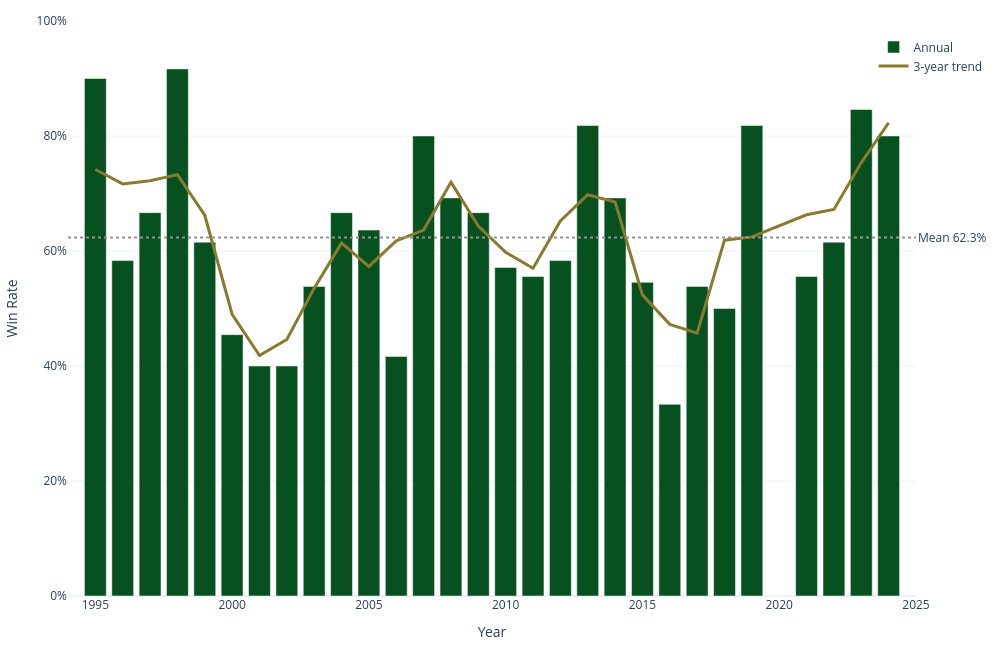

Source (notebook cell):
### Code cell
yr = df_sa.groupby('year').win.agg(rate='mean', n='count')
yr['trend'] = yr.rate.rolling(3, center=True, min_periods=1).mean()
mean_wr = df_sa.win.mean()

fig = go.Figure()

# Bar chart
fig.add_trace(go.Bar(
    x=yr.index,
    y=yr.rate,
    marker=dict(color=PRIMARY),
    name='Annual',
    hovertemplate='Win rate: %{y:.1%}<extra></extra>',
    showlegend=True
))

# Line: 3-year trend
fig.add_trace(go.Scatter(
    x=yr.index,
    y=yr['trend'],
    mode='lines',
    name='3-year trend',
    line=dict(color=SECONDARY, width=3),
    hovertemplate='Trend: %{y:.1%}<extra></extra>'
))

# Mean line
fig.add_hline(
    y=mean_wr,
    line_dash='dot',
    line_color=GREY,
    annotation_text=f'Mean {mean_wr:.1%}',
    annotation_position='right'
)

fig.update_layout(
    xaxis_title='Year',
    yaxis_title='Win Rate',
    template='plotly_white',
    width=PLOT_WIDTH,
    height=PLOT_HEIGHT,
    yaxis=dict(tickformat='.0%', range=[0, 1.0]),
    xaxis=dict(range=[1994, 2025]),
    hovermode='x unified',
    legend=dict(x=0.95, y=0.98, xanchor='left', yanchor='top'),
    margin=dict(l=20, r=20, t=20, b=20)
)

fig.show()

### Figure 1 — Plotly figure (JSON) as saved in the notebook; plotly's stock layout.template omitted (floating-point values rounded to 4 significant figures)
{"data": [{"hovertemplate": "Win rate: %{y:.1%}<extra></extra>", "marker": {"color": "#075020"}, "name": "Annual", "showlegend": true, "type": "bar", "x": [1995, 1996, 1997, 1998, 1999, 2000, 2001, 2002, 2003, 2004, 2005, 2006, 2007, 2008, 2009, 2010, 2011, 2012, 2013, 2014, 2015, 2016, 2017, 2018, 2019, 2021, 2022, 2023, 2024], "y": [0.9, 0.5833, 0.6667, 0.9167, 0.6154, 0.4545, 0.4, 0.4, 0.5385, 0.6667, 0.6364, 0.4167, 0.8, 0.6923, 0.6667, 0.5714, 0.5556, 0.5833, 0.8182, 0.6923, 0.5455, 0.3333, 0.5385, 0.5, 0.8182, 0.5556, 0.6154, 0.8462, 0.8]}, {"hovertemplate": "Trend: %{y:.1%}<extra></extra>", "line": {"color": "#8A7A2F", "width": 3}, "mode": "lines", "name": "3-year trend", "type": "scatter", "x": [1995, 1996, 1997, 1998, 1999, 2000, 2001, 2002, 2003, 2004, 2005, 2006, 2007, 2008, 2009, 2010, 2011, 2012, 2013, 2014, 2015, 2016, 2017, 2018, 2019, 2021, 2022, 2023, 2024], "y": [0.7417, 0.7167, 0.7222, 0.7329, 0.6622, 0.49, 0.4182, 0.4462, 0.535, 0.6138, 0.5732, 0.6177, 0.6363, 0.7197, 0.6435, 0.5979, 0.5701, 0.6524, 0.6979, 0.6853, 0.5237, 0.4724, 0.4573, 0.6189, 0.6246, 0.663, 0.6724, 0.7538, 0.8231]}], "layout": {"annotations": [{"showarrow": false, "text": "Mean 62.3%", "x": 1, "xanchor": "left", "xref": "x domain", "y": 0.6235, "yanchor": "middle", "yref": "y"}], "height": 650, "hovermode": "x unified", "legend": {"x": 0.95, "xanchor": "left", "y": 0.98, "yanchor": "top"}, "margin": {"b": 20, "l": 20, "r": 20, "t": 20}, "shapes": [{"line": {"color": "#969490", "dash": "dot"}, "type": "line", "x0": 0, "x1": 1, "xref": "x domain", "y0": 0.6235, "y1": 0.6235, "yref": "y"}], "width": 1000, "xaxis": {"range": [1994, 2025], "title": {"text": "Year"}}, "yaxis": {"range": [0, 1], "tickformat": ".0%", "title": {"text": "Win Rate"}}}}
